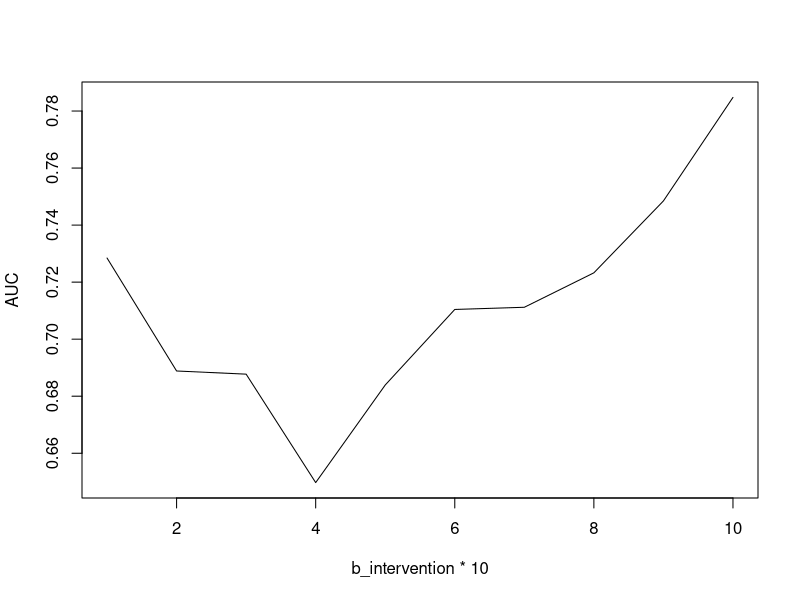

This chart was generated by the following R code:
library(tidyverse)
library(dplyr)
library(ggplot2)
library(pROC)

# set up -----------------------------------------------------------------------
set.seed(1)
n <- 1000

# generate risk_t1
risk_t1 <-  runif(n, 0, 1)

# intervention when risk_t1 > cmi_cutoff
cmi_cutoff <- 0.5

# intervention effectiveness/probability of the intervention works (fixed, varies in different trials)
b_intervention <- 1 # set to 1  for null case

# parameter to find the appropriate AUC/AUC = 0.80
beta_1 <- 0.9

# generate unintervened outcome from risk_t1 probabilistically------------------
gen_outcome1 <- function(risk_t1, n = n, beta_1){
  outcome1 <- rbinom(n, 1, beta_1 * risk_t1) # beta_1 vary to vary AUC
  return (as.data.frame(cbind(risk_t1, outcome1)))
}
df
a <- gen_outcome1(risk_t1, n = n, beta_1)
auc(a[,'outcome1'], a[,'risk_t1'])

# generate cmi (binary) depending on cmi_cutoff---------------------------------
gen_cmi <- function(risk_t1, n = n){
  cmi <- case_when(risk_t1 > cmi_cutoff ~ 1, TRUE ~ 0)
  return (as.matrix(cmi))
}

# generate risk_t2 depending on cmi & risk_t1-----------------------------------
gen_risk_t2 <- function(risk_t1, n = n, b_intervention, beta_1){
  cmi <- gen_cmi(risk_t1, n)
  outcome_t1 <- gen_outcome1(risk_t1, n, beta_1)
  r <- cbind(outcome_t1, cmi)

  # if cmi == 1 & outcome_no_interventnion == 1 then risk_t2 = risk_t1 * b_intervention
  risk_t2 <- case_when((r[,3] == 1 & r[,2] == 1) ~ r[,1] * b_intervention,
                       TRUE ~ risk_t1)

  risks <- cbind(r, risk_t2)
  colnames(risks) <- c("risk_t1", "outcome_no_intervention", "intervention", "risk_t2")
  return (as.matrix(risks))
}

b <- gen_risk_t2(risk_t1, n = n, b_intervention, beta_1)
# table(b[,2], b[,3])

# generate outcome from risk_t2-------------------------------------------------
gen_outcome <- function(risk_t1, n = n, b_intervention, beta_1){
  risks <- as.data.frame(gen_risk_t2(risk_t1, n, b_intervention, beta_1))

  outcome_no_intervention <- risks[,2]
  risk_t2 <- risks[,4]

  # generate all observed outcome probabilistically
  # oo: if outcome_no_intervention = 0 & intervention = 0 --> old outcome
  # ol: if outcome_no_intervention = 0 & intervention = 1 --> old outcome
  # lo: if outcome_no_intervention = 1 & intervention = 0 --> old outcome
  # ll: if outcome_no_intervention = 1 & intervention = 1 --> rbinom(n, 1, risks_t2)
  outcome_intervention <- rbinom(n, 1, risk_t2)
  oo <- which((risks[,2] == 0 & risks[,3] == 0))
  ol <- which(risks[,2] == 0 & risks[,3] == 1)
  lo <- which(risks[,2] == 1 & risks[,3] == 0)
  outcome_intervention[oo] <- outcome_no_intervention[oo]
  outcome_intervention[ol] <- outcome_no_intervention[ol]
  outcome_intervention[lo] <- outcome_no_intervention[lo]

  return (as.matrix(cbind(risks, outcome_intervention)))
}


# model training-----------------------------------------------------------------
outcomes <- as.data.frame(gen_outcome(risk_t1, n = n, b_intervention, beta_1))

mean(outcomes$risk_t1)
mean(outcomes$risk_t2)
mean(outcomes$intervention)
mean(outcomes$outcome_no_intervention)
mean(outcomes$outcome_intervention)

x <- outcomes[,c(1,3)]
y <-  outcomes[,5]

# train/test split
train <- sample(1:nrow(x), nrow(x)/2)
x.train <- x[train,]
y.train <- y[train]

test <- (-train)
x.test <- x[test,]
y.test <- y[test]

# fit logistic regression
# Difference method

# indirect effect
fit <- glm(y.train ~ ., data = x.train, family = "binomial")
# coefficient of risk_t1: 6.8678
# indirect effect = 6.8678-4.4338 = 2.434

# direct effect
fit_2 <- glm(y.train ~ ., data = as.data.frame(x.train[,1]), family = "binomial")
# coefficient of risk_t1: 4.4338

# Evaluate-----------------------------------------------------------------------
y.pred <- predict(fit, x.test, type = "response")

# AUC
AUC <- auc(y.test, y.pred)
AUC

# AUC grid----------------------------------------------------------------------
AUC.grid <- rep(NA, 10)
for (i in seq(from=0.1, to=1, by=0.1)) {

  outcomes <- as.data.frame(gen_outcome(risk_t1,
                                        n,
                                        b_intervention = i,
                                        beta_1))
  x <- outcomes[,c(1,3)]
  y <-  outcomes[,5]
  train <- sample(1:nrow(x), nrow(x)/2)
  x.train <- x[train,]
  y.train <- y[train]
  test <- (-train)
  x.test <- x[test,]
  y.test <- y[test]
  fit <- glm(y.train ~ ., data = x.train, family = "binomial")
  y.pred <- predict(fit, x.test, type = "response")
  AUC.grid[i*10] <- auc(y.test, y.pred)
}

plot(AUC.grid, xlab = "b_intervention * 10", ylab = "AUC", type = "l")


# Notes-------------------------------------------------------------------------
# % outcome changes from 1 to 0 after intervention?
changed <- which(outcomes[,2] == 1 & outcomes[,5] == 0)
unchanged <- which(outcomes[,2] == 1 & outcomes[,5] == 1)
length(changed)/(length(unchanged) + length(changed))


# When the effectiveness of intervention is stronger we expect AUC to decrease.
# At lower b_intervention,the model might predict everything to be 0 causing a high
# AUC?

# next week--------------------------------------------------------------------
# vary b_intervention (many simulation)
# vary percentage of cmi/cmi cutoff
